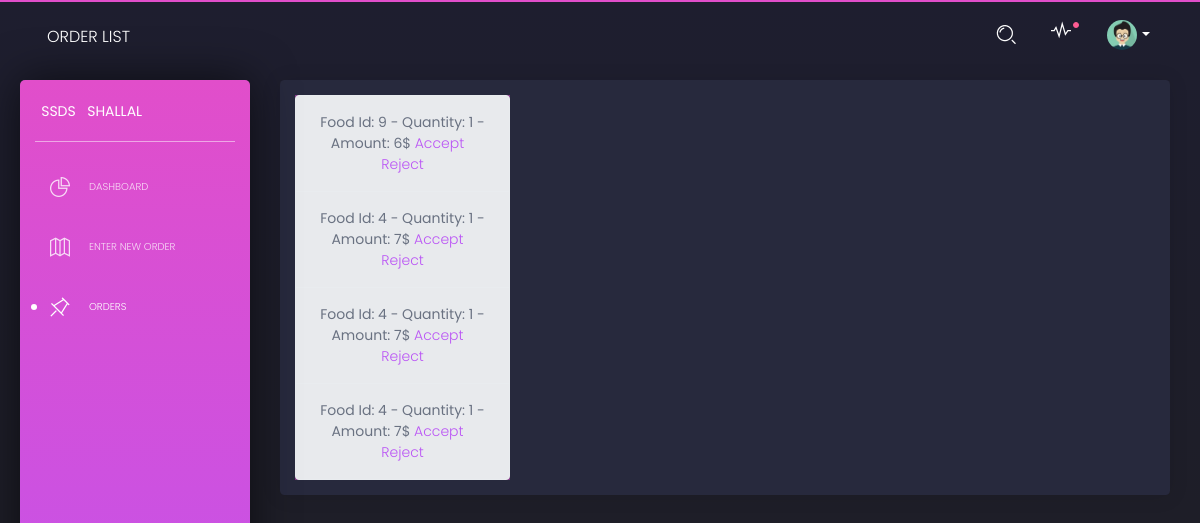
The page /cashier/orderList on the database as committed earlier.
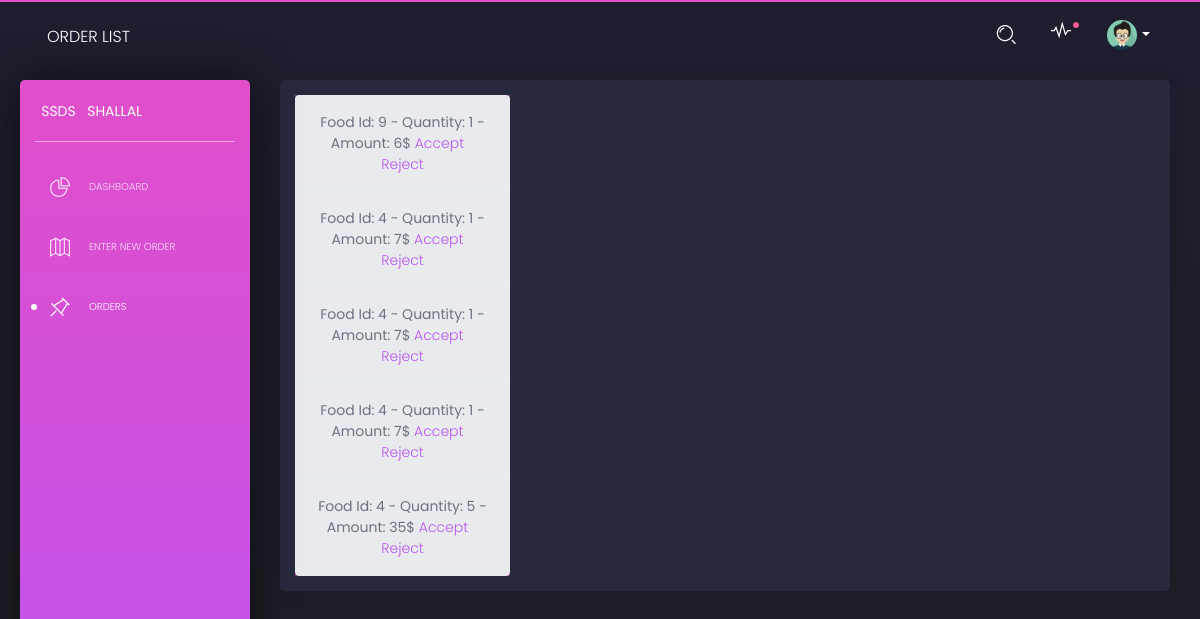
The same page on the database as committed later.
### database_setup.py (models this page shows)
class CustomerOrder(Base):
    __tablename__='customer_order'
    tid=Column(Integer,nullable=False,primary_key=True)
    fid=Column(Integer, ForeignKey("fooditem.fid"),nullable=False)
    qty=Column(Integer,nullable=False)
    amt=Column(Integer,nullable=False)
    stsid=Column(String(10), ForeignKey("status.stsid"),nullable=False)

### ssds.py (the view)
@app.route('/cashier/orderList',methods=['GET','POST'])
def orderlist():
    orders=session.query(CustomerOrder).all()
    return render_template('orderList.html',customerOrders=orders)

### templates/orderList.html (shortened to what this page needs)
<html lang="en" class="perfect-scrollbar-on"><head>
  <link href="https://use.fontawesome.com/releases/v5.0.6/css/all.css" rel="stylesheet">
  <link href="/static/assets/css/nucleo-icons.css" rel="stylesheet">
  <link href="/static/assets/css/black-dashboard.css" rel="stylesheet">
  <link href="/static/assets/demo/demo.css" rel="stylesheet">
</head>
<body class="" cz-shortcut-listen="true">
  <div class="wrapper">
    <div class="sidebar">
      <div class="sidebar-wrapper ps">
        <div class="logo">
          <a href="javascript:void(0)" class="simple-text logo-mini">
            SSDS
          </a>
          <a href="javascript:void(0)" class="simple-text logo-normal">
            Shallal
          </a>
        </div>
        <ul class="nav">
            <li >
              <a href="">
                <i class="tim-icons icon-chart-pie-36"></i>
                <p>Dashboard</p>
              </a>
            </li>
            <li >
              <a href="/cashier/newOrder">
                <i class="tim-icons icon-map-big
  "></i>
                <p>Enter New Order</p>
              </a>
            </li>
            <li class="active">
              <a href="/cashier/orderList">
              <i class="tim-icons icon-pin"></i>
              <p>Orders</p>
            </a>
            </li>
          </ul>
      </div>
    </div>
    <div class="main-panel ps ps--active-y">
      <nav class="navbar navbar-expand-lg navbar-absolute navbar-transparent">
        <div class="container-fluid">
          <div class="navbar-wrapper">
            <a class="navbar-brand" href="javascript:void(0)">Order List</a>
          </div>
          <div class="collapse navbar-collapse" id="navigation">
            <ul class="navbar-nav ml-auto">
              <li class="search-bar input-group">
                <button class="btn btn-link" id="search-button" data-toggle="modal" data-target="#searchModal"><i class="tim-icons icon-zoom-split"></i>
                </button>
              </li>
              <li class="dropdown nav-item">
                <a href="javascript:void(0)" class="dropdown-toggle nav-link" data-toggle="dropdown">
                  <div class="notification d-none d-lg-block d-xl-block"></div>
                  <i class="tim-icons icon-sound-wave"></i>
                </a>
              </li>
              <li class="dropdown nav-item">
                <a href="#" class="dropdown-toggle nav-link" data-toggle="dropdown">
                  <div class="photo">
                    <img src="/static/assets/img/anime3.png" alt="Profile Photo">
                  </div>
                  <b class="caret d-none d-lg-block d-xl-block"></b>
                </a>
              </li>
            </ul>
          </div>
        </div>
      </nav>
      <div class="content">
          <div class="card">
              <div class="card-body">
                  <div class="column">
                      <div class="col-3">
                        <div class="list-group row">
                          {% for order in customerOrders %}
                          <div class="list-group-item list-group-item-action list-group-item-light text-center" style="width:750px padding-right:20px">
                              Food Id: {{order.fid}} - Quantity: {{order.qty}} - Amount: {{order.amt}}$ <a style="padding-right:10px" href="">Accept</a>  <a href="">Reject</a>  </div>
                          {% endfor %}
                      </div>
                      </div>
              </div>
            </div>
          </div>
</div></div></div></body></html>

Rows that differ between the two databases and show on the page:
added CustomerOrder: fid "4", qty "5", amt "35"
